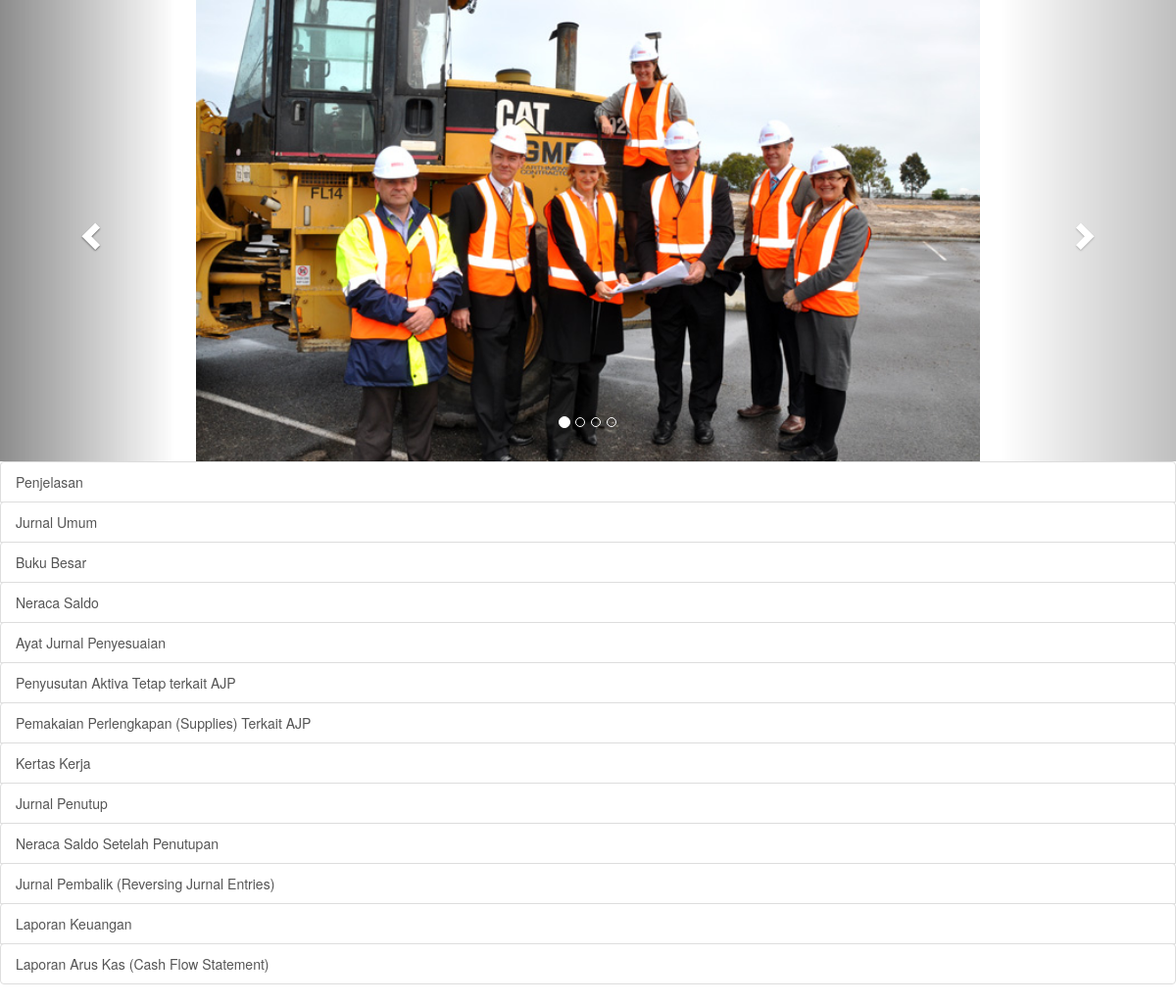
/pj.php, run on the app's committed database.
### tables this page shows
CREATE TABLE `tbl_materi` (
  `id_materi` tinyint(10) NOT NULL,
  `id_kat` varchar(5) NOT NULL,
  `judul` varchar(60) NOT NULL,
  `isi_materi` text NOT NULL,
  `gambar` text NOT NULL
);

### pj.php (the view, shortened to what this page needs)
<?php
include "koneksi.php";
$query = mysqli_query($koneksi, "SELECT * FROM tbl_materi where id_kat='2'");
?>
<!DOCTYPE html>
<html lang="en">
<head>
  <link rel="stylesheet" href="https://maxcdn.bootstrapcdn.com/bootstrap/3.3.7/css/bootstrap.min.css">
</head>
<body>
<div id="myCarousel" class="carousel slide" data-ride="carousel">
  <ol class="carousel-indicators">
    <li data-target="#myCarousel" data-slide-to="0" class="active"></li>
    <li data-target="#myCarousel" data-slide-to="1"></li>
    <li data-target="#myCarousel" data-slide-to="2"></li>
	 <li data-target="#myCarousel" data-slide-to="2"></li>
  </ol>
  <div class="carousel-inner"  align="center" >
    <div class="item active">
      <img src="images/GBJ1.jpg" alt="PERUSAHAAN DAGANG SWALAYAN"height=450 width=800>
    </div>
  </div>
  <a class="left carousel-control" href="#myCarousel" data-slide="prev">
    <span class="glyphicon glyphicon-chevron-left"></span>
  </a>
  <a class="right carousel-control" href="#myCarousel" data-slide="next">
    <span class="glyphicon glyphicon-chevron-right"></span>
  </a>
</div>
 <?php
     while($data = mysqli_fetch_assoc($query)){
    ?>
    <div class="list-group">
          <a href="load.php?id=<?php echo $data['id_materi']; ?>" class="list-group-item"> <?= $data['judul'] ?> </a>
    <?php
    }
    ?>
	</div>
</body>
</html>

### data on the page
tbl_materi: judul "Penjelasan"
tbl_materi: judul "Jurnal Umum"
tbl_materi: judul "Buku Besar"
tbl_materi: judul "Neraca Saldo"
tbl_materi: judul "Ayat Jurnal Penyesuaian"
tbl_materi: judul "Penyusutan Aktiva Tetap terkait AJP"
tbl_materi: judul "Pemakaian Perlengkapan (Supplies) Terkait AJP"
tbl_materi: judul "Kertas Kerja"
tbl_materi: judul "Jurnal Penutup"
tbl_materi: judul "Neraca Saldo Setelah Penutupan"
tbl_materi: judul "Jurnal Pembalik (Reversing Jurnal Entries)"
tbl_materi: judul "Laporan Keuangan"
tbl_materi: judul "Laporan Arus Kas (Cash Flow Statement)"
